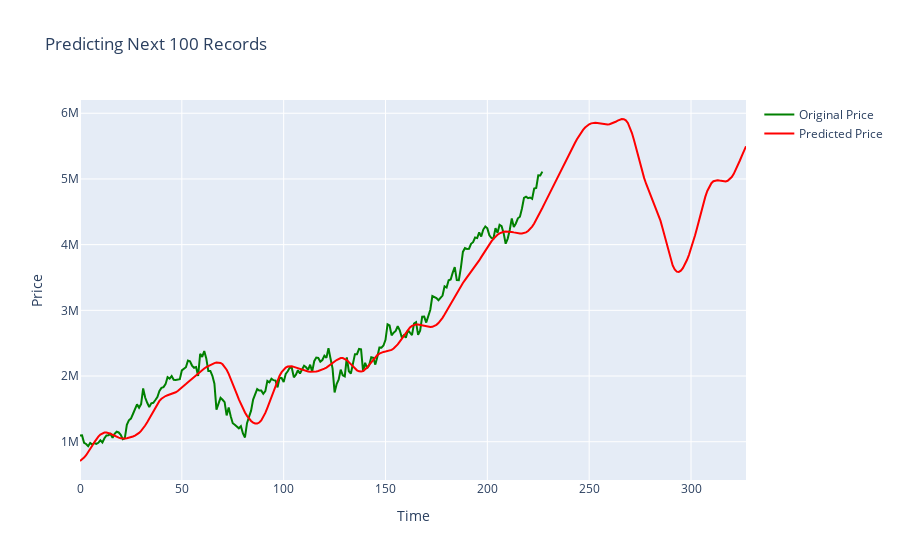

Source (notebook cell):
### Code cell
import plotly.graph_objs as go
import plotly.offline as pyo

trace1 = go.Scatter(
    x = list(range(len(testy[:228]))),
    y = testy,
    mode = 'lines',
    name = 'Original Price',
    line=dict(color='green')
)

trace2 = go.Scatter(
    x = list(range(len(y_pred[:328]))),
    y = y_pred,
    mode = 'lines',
    name = 'Predicted Price',
    line=dict(color='red')
)

data = [trace1, trace2]

layout = go.Layout(
    title = 'Predicting Next 100 Records',
    xaxis = dict(title = 'Time'),
    yaxis = dict(title = 'Price')
)

fig = go.Figure(data=data, layout=layout)
pyo.iplot(fig)

### Figure 1 — Plotly figure (JSON) as saved in the notebook; plotly's stock layout.template omitted (floating-point values rounded to 4 significant figures; data arrays with more than 128 entries replaced by an {"elided": "..."} marker saying what was removed)
{"data": [{"line": {"color": "green"}, "mode": "lines", "name": "Original Price", "type": "scatter", "x": {"elided": "228 int values"}, "y": {"elided": "328 float values"}}, {"line": {"color": "red"}, "mode": "lines", "name": "Predicted Price", "type": "scatter", "x": {"elided": "328 int values"}, "y": {"elided": "328 float values"}}], "layout": {"title": {"text": "Predicting Next 100 Records"}, "xaxis": {"title": {"text": "Time"}}, "yaxis": {"title": {"text": "Price"}}}}
